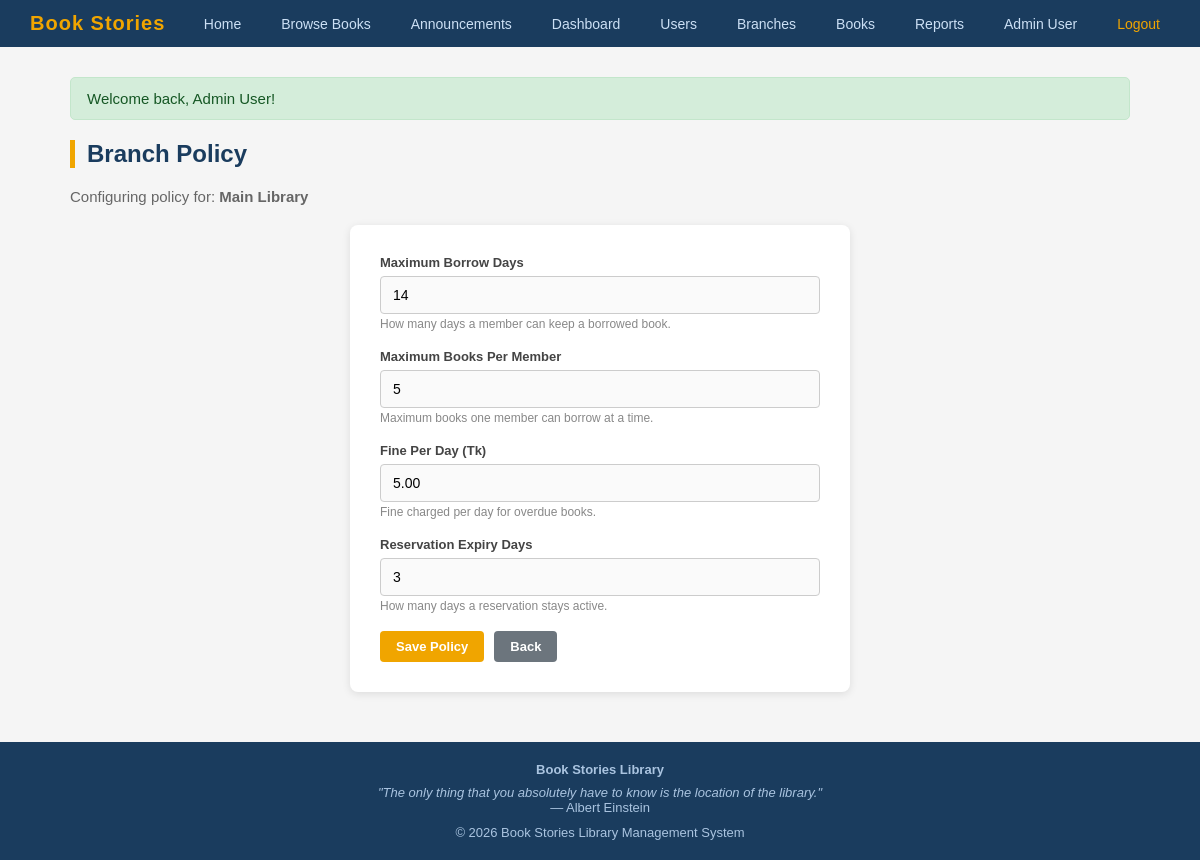
The app's page /index.php?page=branch_policy&id=1 (signed in) with its own data.
### tables this page shows
CREATE TABLE IF NOT EXISTS users (
    id INT AUTO_INCREMENT PRIMARY KEY,
    full_name VARCHAR(100) NOT NULL,
    email VARCHAR(100) NOT NULL UNIQUE,
    password VARCHAR(255) NOT NULL,
    role ENUM('member','librarian','manager','admin') DEFAULT 'member',
    branch_id INT DEFAULT NULL,
    phone VARCHAR(20),
    address TEXT,
    profile_pic VARCHAR(255) DEFAULT 'default.png',
    status ENUM('active','inactive') DEFAULT 'active',
    created_at DATETIME DEFAULT CURRENT_TIMESTAMP
);

CREATE TABLE IF NOT EXISTS branches (
    id INT AUTO_INCREMENT PRIMARY KEY,
    branch_name VARCHAR(100) NOT NULL,
    location VARCHAR(255),
    phone VARCHAR(20),
    email VARCHAR(100),
    manager_id INT DEFAULT NULL,
    status ENUM('active','inactive') DEFAULT 'active',
    created_at DATETIME DEFAULT CURRENT_TIMESTAMP
);

CREATE TABLE IF NOT EXISTS branch_policies (
    id INT AUTO_INCREMENT PRIMARY KEY,
    branch_id INT NOT NULL,
    max_borrow_days INT DEFAULT 14,
    max_books_per_member INT DEFAULT 5,
    fine_per_day DECIMAL(5,2) DEFAULT 5.00,
    reservation_days INT DEFAULT 3,
    updated_at DATETIME DEFAULT CURRENT_TIMESTAMP ON UPDATE CURRENT_TIMESTAMP
);

### models/BranchModel.php (called while the page is built, shortened)
<?php
function getBranchById($conn, $id) {
    $sql  = "SELECT b.*, u.full_name AS manager_name FROM branches b LEFT JOIN users u ON b.manager_id = u.id WHERE b.id=?";
    $stmt = mysqli_prepare($conn, $sql);
    mysqli_stmt_bind_param($stmt, "i", $id);
    mysqli_stmt_execute($stmt);
    $result = mysqli_stmt_get_result($stmt);
    return mysqli_fetch_assoc($result);
}
function getBranchPolicy($conn, $branch_id) {
    $sql  = "SELECT * FROM branch_policies WHERE branch_id=?";
    $stmt = mysqli_prepare($conn, $sql);
    mysqli_stmt_bind_param($stmt, "i", $branch_id);
    mysqli_stmt_execute($stmt);
    $result = mysqli_stmt_get_result($stmt);
    return mysqli_fetch_assoc($result);
}

### views/manager/branch_policy.php (the view, shortened to what this page needs)
<?php
require_once 'config/Connect.php';
require_once 'models/BranchModel.php';
$branch_id = isset($_GET['id']) ? (int)$_GET['id'] : $_SESSION['branch_id'];
$conn      = connect();
$branch    = getBranchById($conn, $branch_id);
$policy    = getBranchPolicy($conn, $branch_id);
require_once 'views/header.php';
?>
<h1 class="page-title"> Branch Policy</h1>
<p style="color:#666; margin-bottom:20px;">
    Configuring policy for: <strong><?php echo htmlspecialchars($branch['branch_name'] ?? 'Unknown Branch'); ?></strong>
</p>
<div class="form-box" style="max-width:500px;">
    <form action="index.php?page=do_branch&action=policy" method="POST">
        <div class="form-group">
            <label>Maximum Borrow Days </label>
            <input type="number" name="max_borrow_days"
                   value="<?php echo $policy['max_borrow_days'] ?? 14; ?>"
                   min="1" max="60" required>
            <small style="color:#888; font-size:12px;">How many days a member can keep a borrowed book.</small>
        </div>
        <div class="form-group">
            <label>Maximum Books Per Member </label>
            <input type="number" name="max_books_per_member"
                   value="<?php echo $policy['max_books_per_member'] ?? 5; ?>"
                   min="1" max="20" required>
            <small style="color:#888; font-size:12px;">Maximum books one member can borrow at a time.</small>
        </div>
        <div class="form-group">
            <label>Fine Per Day (Tk) </label>
            <input type="number" name="fine_per_day" step="0.50"
                   value="<?php echo $policy['fine_per_day'] ?? 5.00; ?>"
                   min="0" required>
            <small style="color:#888; font-size:12px;">Fine charged per day for overdue books.</small>
        </div>
        <div class="form-group">
            <label>Reservation Expiry Days </label>
            <input type="number" name="reservation_days"
                   value="<?php echo $policy['reservation_days'] ?? 3; ?>"
                   min="1" max="14" required>
            <small style="color:#888; font-size:12px;">How many days a reservation stays active.</small>
        </div>
        <div style="display:flex; gap:10px;">
            <button type="submit" class="btn btn-warning">Save Policy</button>
            <a href="index.php?page=manage_branches" class="btn btn-secondary">Back</a>
        </div>
    </form>
</div>
<?php require_once 'views/footer.php'; ?>

### views/css/style.css (style rules this page uses)
* { margin: 0; padding: 0; box-sizing: border-box; }
body { font-family: Arial, Helvetica, sans-serif; background-color: #f5f5f5; color: #333; font-size: 15px; }
a { text-decoration: none; color: #2c6e9e; }
.page-title { font-size: 24px; color: #1a3c5e; margin-bottom: 20px; border-left: 5px solid #f0a500; padding-left: 12px; }
.btn { display: inline-block; padding: 8px 16px; border: none; border-radius: 4px; cursor: pointer; font-size: 13px; font-weight: bold; text-align: center; transition: opacity 0.2s; }
.btn-warning { background-color: #f0a500; color: white; }
.btn-secondary { background-color: #6c757d; color: white; }
.form-box { background: white; border-radius: 8px; padding: 30px; max-width: 600px; margin: 0 auto; box-shadow: 0 2px 8px rgba(0,0,0,0.1); }
.form-group { margin-bottom: 18px; }
.form-group label { display: block; font-weight: bold; margin-bottom: 6px; color: #444; font-size: 13px; }
.form-group input, .form-group select, .form-group textarea { width: 100%; padding: 10px 12px; border: 1px solid #ccc; border-radius: 4px; font-size: 14px; background: #fafafa; transition: border 0.2s; }

### records on screen
users: branch.branch_name "Main Library"
branch_policies: max_borrow_days "14", max_books_per_member "5", fine_per_day "5.00", reservation_days "3"

### other values on screen
$_SESSION['user_name'] "Admin User"
$_SESSION['msg'] "Welcome back, Admin User!"
